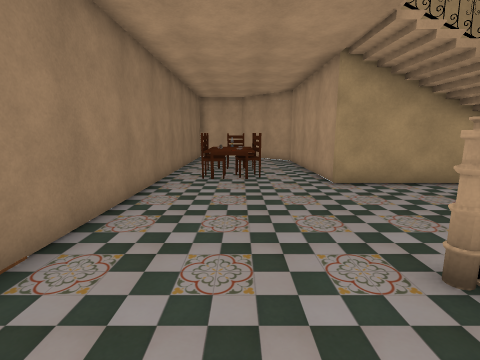
[1] (above)

12 first-person views from a walk through a 3-D level made in the Unity game engine. The camera is 1.5 m above the floor, tilts 10° down and sees 85° across. The floor is counted in squares, 1 m on a side. Each view is taken from the middle of a square. On the plan, view 1 faces up. The plan holds only what a view shows up to about 14 squares ahead; the rest is blank. The place goes on beyond the plan. The player is left out. Some surface patterns are stand-ins.

[2]
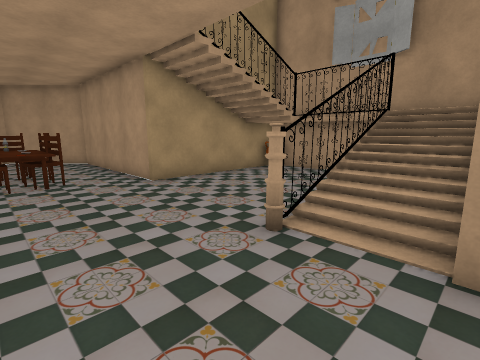

[3]
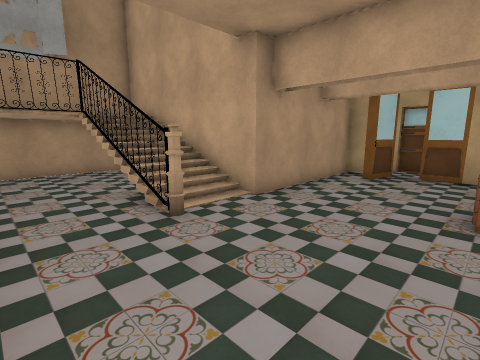

[4]
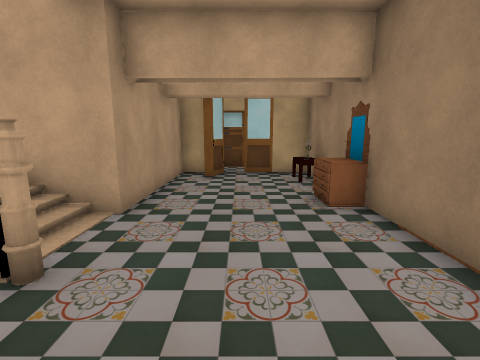

[5]
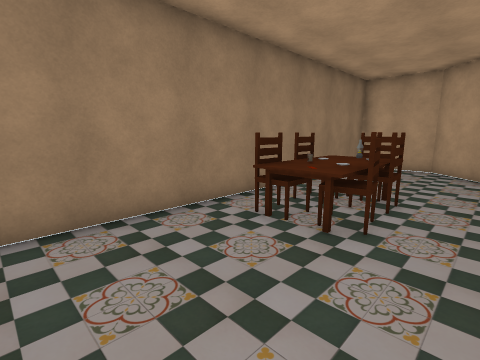

[6]
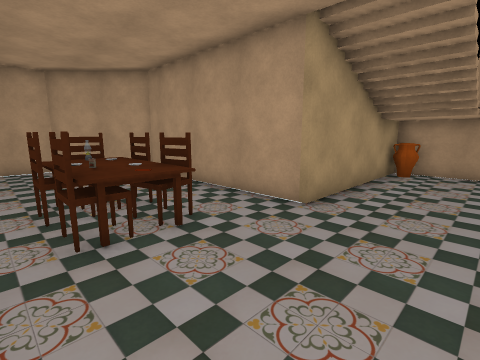

[7]
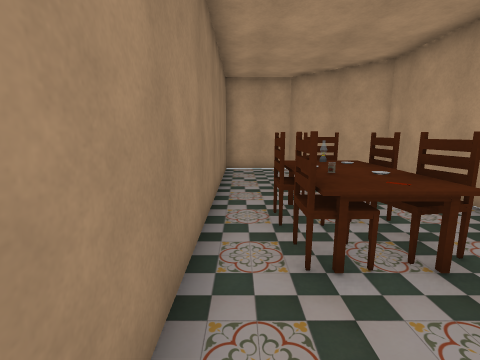

[8]
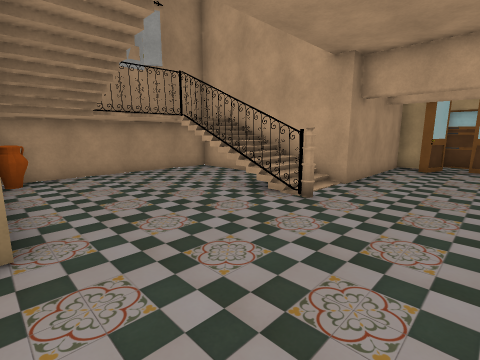

[9]
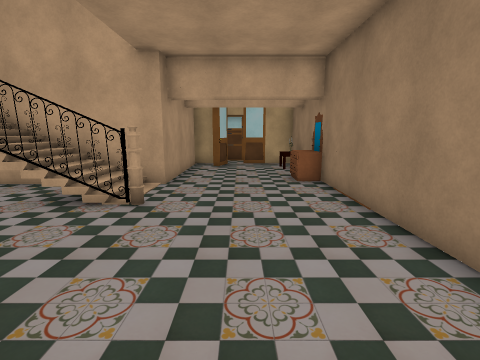

[10]
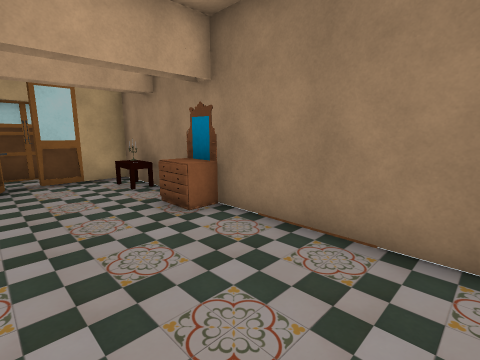

[11]
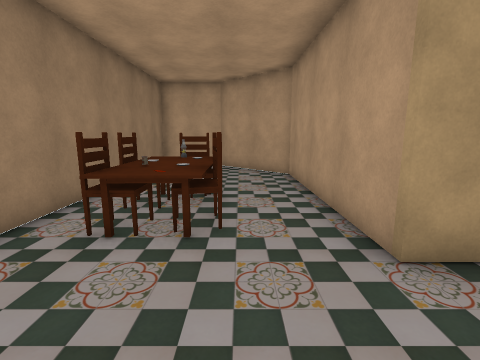

[12]
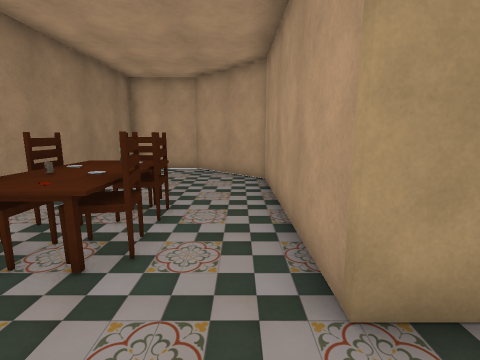

### Floor plan
Key: @ floor where view 1 was taken; # wall or solid block; x gap in a wall; . floor; / step, stairs or slope; = window, fence, low wall or low ledge; O other object.
Columns run from 3 left of view 1 to 9 right of it. Each row starts with its distance up from view 1.
 18  ###
 17  ...#
 16 #....#
 15 #.....#
 14 #.....#
 13 #.....#
 12 #..O..
 11 #.OOO.
 10 #.OO..#
  9 #.OOO.
  8 #.....### ###
  7 #..........##
  6 #...........#
  5 #...........#
  4 #...........#
  3 #.....=.....#
  2 #.....#////.#
  1 O...../////.#
  0 #O.@.#####
 -1 #O...#
 -2 #....#
 -3 #O...#
 -4 #O..##
 -5 ###x##
 -6    ..
 -7    ##

Where each view was taken, in squares from view 1:
view 1: 0 up, 0 right, facing up
view 2: 0 up, 1 left, facing up-right
view 3: 5 up, 2 left, facing down-right
view 4: 5 up, 0 right, facing down
view 5: 5 up, 2 right, facing up-left
view 6: 5 up, 2 left, facing up-right
view 7: 6 up, 2 left, facing up
view 8: 8 up, 1 left, facing down-right
view 9: 8 up, 0 right, facing down
view 10: 4 up, 1 right, facing down-left
view 11: 5 up, 1 right, facing up
view 12: 6 up, 2 right, facing up
